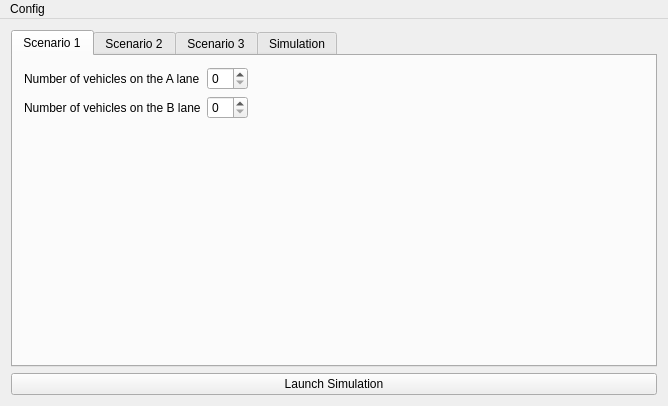
<?xml version="1.0" encoding="UTF-8"?>
<ui version="4.0">
 <class>MainWindow</class>
 <widget class="QMainWindow" name="MainWindow">
  <property name="geometry">
   <rect>
    <x>0</x>
    <y>0</y>
    <width>668</width>
    <height>406</height>
   </rect>
  </property>
  <property name="windowTitle">
   <string>MainWindow</string>
  </property>
  <widget class="QWidget" name="centralWidget">
   <layout class="QGridLayout" name="gridLayout">
    <item row="0" column="0">
     <widget class="QTabWidget" name="tabWidget">
      <property name="currentIndex">
       <number>0</number>
      </property>
      <widget class="QWidget" name="scenario1">
       <attribute name="title">
        <string>Scenario 1</string>
       </attribute>
       <layout class="QGridLayout" name="gridLayout_2">
        <item row="1" column="0">
         <widget class="QLabel" name="label_8">
          <property name="text">
           <string>Number of vehicles on the B lane</string>
          </property>
         </widget>
        </item>
        <item row="1" column="1">
         <widget class="QSpinBox" name="NlaneB"/>
        </item>
        <item row="0" column="0">
         <widget class="QLabel" name="label_2">
          <property name="text">
           <string>Number of vehicles on the A lane</string>
          </property>
         </widget>
        </item>
        <item row="0" column="1">
         <widget class="QSpinBox" name="NlaneA"/>
        </item>
        <item row="2" column="1">
         <spacer name="verticalSpacer_2">
          <property name="orientation">
           <enum>Qt::Vertical</enum>
          </property>
          <property name="sizeHint" stdset="0">
           <size>
            <width>20</width>
            <height>40</height>
           </size>
          </property>
         </spacer>
        </item>
        <item row="0" column="2">
         <spacer name="horizontalSpacer">
          <property name="orientation">
           <enum>Qt::Horizontal</enum>
          </property>
          <property name="sizeHint" stdset="0">
           <size>
            <width>40</width>
            <height>20</height>
           </size>
          </property>
         </spacer>
        </item>
       </layout>
      </widget>
      <widget class="QWidget" name="scenario2">
       <attribute name="title">
        <string>Scenario 2</string>
       </attribute>
       <layout class="QGridLayout" name="gridLayout_3">
        <item row="1" column="1">
         <widget class="QDoubleSpinBox" name="distance1"/>
        </item>
        <item row="1" column="0">
         <widget class="QLabel" name="label">
          <property name="text">
           <string>Vehicle 1</string>
          </property>
         </widget>
        </item>
        <item row="1" column="2">
         <widget class="QComboBox" name="intention1">
          <item>
           <property name="text">
            <string>left</string>
           </property>
          </item>
          <item>
           <property name="text">
            <string>right</string>
           </property>
          </item>
         </widget>
        </item>
        <item row="3" column="1">
         <widget class="QDoubleSpinBox" name="distance3"/>
        </item>
        <item row="2" column="2">
         <widget class="QComboBox" name="intention2">
          <item>
           <property name="text">
            <string>straight</string>
           </property>
          </item>
          <item>
           <property name="text">
            <string>right</string>
           </property>
          </item>
         </widget>
        </item>
        <item row="2" column="0">
         <widget class="QLabel" name="label_3">
          <property name="text">
           <string>Vehicle 2</string>
          </property>
         </widget>
        </item>
        <item row="2" column="1">
         <widget class="QDoubleSpinBox" name="distance2"/>
        </item>
        <item row="3" column="0">
         <widget class="QLabel" name="label_4">
          <property name="text">
           <string>Vehicle 3</string>
          </property>
         </widget>
        </item>
        <item row="3" column="2">
         <widget class="QComboBox" name="intention3">
          <item>
           <property name="text">
            <string>straight</string>
           </property>
          </item>
          <item>
           <property name="text">
            <string>right</string>
           </property>
          </item>
         </widget>
        </item>
        <item row="0" column="0">
         <widget class="QLabel" name="label_5">
          <property name="text">
           <string>&lt;html&gt;&lt;head/&gt;&lt;body&gt;&lt;p&gt;&lt;span style=&quot; font-weight:600;&quot;&gt;Vehicle&lt;/span&gt;&lt;/p&gt;&lt;/body&gt;&lt;/html&gt;</string>
          </property>
         </widget>
        </item>
        <item row="0" column="1">
         <widget class="QLabel" name="label_6">
          <property name="text">
           <string>&lt;html&gt;&lt;head/&gt;&lt;body&gt;&lt;p&gt;&lt;span style=&quot; font-weight:600;&quot;&gt;Distance from the center&lt;/span&gt;&lt;/p&gt;&lt;/body&gt;&lt;/html&gt;</string>
          </property>
         </widget>
        </item>
        <item row="0" column="2">
         <widget class="QLabel" name="label_7">
          <property name="text">
           <string>&lt;html&gt;&lt;head/&gt;&lt;body&gt;&lt;p&gt;&lt;span style=&quot; font-weight:600;&quot;&gt;Intentions&lt;/span&gt;&lt;/p&gt;&lt;/body&gt;&lt;/html&gt;</string>
          </property>
         </widget>
        </item>
        <item row="4" column="1">
         <spacer name="verticalSpacer">
          <property name="orientation">
           <enum>Qt::Vertical</enum>
          </property>
          <property name="sizeHint" stdset="0">
           <size>
            <width>20</width>
            <height>40</height>
           </size>
          </property>
         </spacer>
        </item>
        <item row="3" column="3">
         <spacer name="horizontalSpacer_2">
          <property name="orientation">
           <enum>Qt::Horizontal</enum>
          </property>
          <property name="sizeHint" stdset="0">
           <size>
            <width>40</width>
            <height>20</height>
           </size>
          </property>
         </spacer>
        </item>
       </layout>
      </widget>
      <widget class="QWidget" name="scenario3">
       <attribute name="title">
        <string>Scenario 3</string>
       </attribute>
      </widget>
      <widget class="QWidget" name="simulation">
       <property name="sizePolicy">
        <sizepolicy hsizetype="Preferred" vsizetype="Preferred">
         <horstretch>0</horstretch>
         <verstretch>0</verstretch>
        </sizepolicy>
       </property>
       <attribute name="title">
        <string>Simulation</string>
       </attribute>
       <layout class="QFormLayout" name="formLayout">
        <item row="0" column="0">
         <widget class="QLabel" name="label_9">
          <property name="text">
           <string>Step</string>
          </property>
         </widget>
        </item>
        <item row="0" column="1">
         <widget class="QDoubleSpinBox" name="step">
          <property name="decimals">
           <number>5</number>
          </property>
          <property name="singleStep">
           <double>0.010000000000000</double>
          </property>
          <property name="value">
           <double>0.050000000000000</double>
          </property>
         </widget>
        </item>
        <item row="1" column="0">
         <widget class="QLabel" name="label_10">
          <property name="text">
           <string>Simulation</string>
          </property>
         </widget>
        </item>
        <item row="1" column="1">
         <widget class="QComboBox" name="scenario">
          <item>
           <property name="text">
            <string>Scenario 1</string>
           </property>
          </item>
          <item>
           <property name="text">
            <string>Scenario 2</string>
           </property>
          </item>
          <item>
           <property name="text">
            <string>Scenario 3</string>
           </property>
          </item>
         </widget>
        </item>
       </layout>
      </widget>
     </widget>
    </item>
    <item row="1" column="0">
     <widget class="QPushButton" name="launch">
      <property name="text">
       <string>Launch Simulation</string>
      </property>
      <property name="shortcut">
       <string>Ctrl+Return</string>
      </property>
     </widget>
    </item>
   </layout>
  </widget>
  <widget class="QMenuBar" name="menuBar">
   <property name="geometry">
    <rect>
     <x>0</x>
     <y>0</y>
     <width>668</width>
     <height>25</height>
    </rect>
   </property>
   <widget class="QMenu" name="menuSave_congfig">
    <property name="title">
     <string>Config</string>
    </property>
    <addaction name="actionSave"/>
    <addaction name="actionLoad"/>
   </widget>
   <addaction name="menuSave_congfig"/>
  </widget>
  <action name="actionSave">
   <property name="text">
    <string>Save</string>
   </property>
   <property name="shortcut">
    <string>Ctrl+S</string>
   </property>
  </action>
  <action name="actionLoad">
   <property name="text">
    <string>Load</string>
   </property>
   <property name="shortcut">
    <string>Ctrl+O</string>
   </property>
  </action>
 </widget>
 <layoutdefault spacing="6" margin="11"/>
 <resources/>
 <connections/>
</ui>
